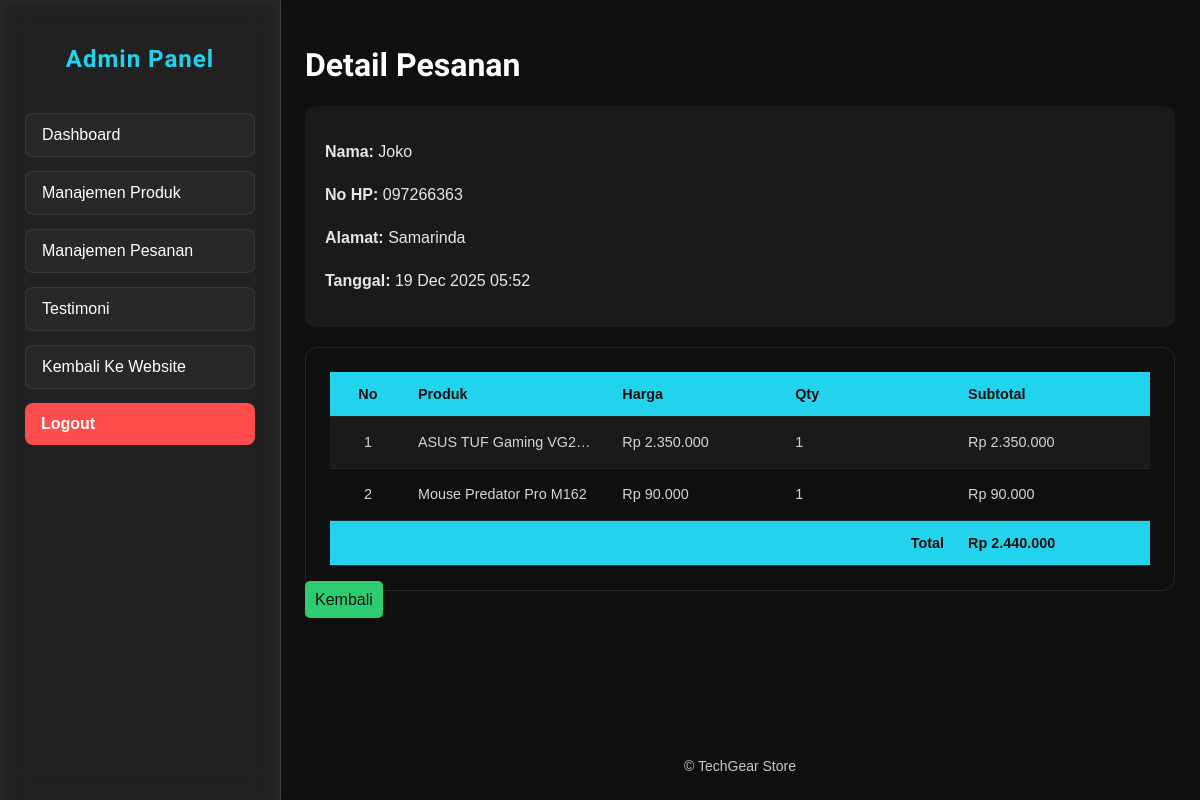
The page /pages/admin/detailPesanan.php?id=8 (signed in) on the database its author committed.
### tables this page shows
CREATE TABLE `orders` (
  `id` int(11) NOT NULL,
  `customer_name` varchar(100) DEFAULT NULL,
  `phone` varchar(20) DEFAULT NULL,
  `address` text DEFAULT NULL,
  `total` int(11) DEFAULT NULL,
  `status` enum('pending','processing','completed','archived') NOT NULL DEFAULT 'pending',
  `created_at` timestamp NOT NULL DEFAULT current_timestamp()
);

CREATE TABLE `order_items` (
  `id` int(11) NOT NULL,
  `order_id` int(11) DEFAULT NULL,
  `product_name` varchar(100) DEFAULT NULL,
  `price` int(11) DEFAULT NULL,
  `qty` int(11) DEFAULT NULL
);

### pages/admin/detailPesanan.php (the view, shortened to what this page needs)
<?php
include '../../config/koneksi.php';
$id = (int) $_GET['id'];
$order = mysqli_query(
    $conn,
    "SELECT * FROM orders WHERE id = $id"
);
$data = mysqli_fetch_assoc($order);
$items = mysqli_query(
    $conn,
    "SELECT * FROM order_items WHERE order_id = $id"
);
?>
<?php include 'metaAdmin.php'; ?>
<body>
<?php include 'sidebar.php'; ?>
<div class="main-content">
    <div class="content-wrapper">
        <header>
            <h1>Detail Pesanan</h1>
        </header>
        <div class="order-info">
            <p><strong>Nama:</strong> <?= htmlspecialchars($data['customer_name']); ?></p>
            <p><strong>No HP:</strong> <?= htmlspecialchars($data['phone']); ?></p>
            <p><strong>Alamat:</strong> <?= htmlspecialchars($data['address']); ?></p>
            <p><strong>Tanggal:</strong> <?= date('d M Y H:i', strtotime($data['created_at'])); ?></p>
        </div>
        <div class="table-wrapper">
            <table>
                <tr>
                    <th>No</th>
                    <th>Produk</th>
                    <th>Harga</th>
                    <th>Qty</th>
                    <th>Subtotal</th>
                </tr>
                <?php
                $no = 1;
                $total = 0;
                while ($row = mysqli_fetch_assoc($items)):
                    $subtotal = $row['price'] * $row['qty'];
                    $total += $subtotal;
                ?>
                <tr>
                    <td><?= $no++; ?></td>
                    <td><?= htmlspecialchars($row['product_name']); ?></td>
                    <td>Rp <?= number_format($row['price'],0,',','.'); ?></td>
                    <td><?= $row['qty']; ?></td>
                    <td>Rp <?= number_format($subtotal,0,',','.'); ?></td>
                </tr>
                <?php endwhile; ?>
                <tr>
                    <th colspan="4" style="text-align:right;">Total</th>
                    <th>Rp <?= number_format($total,0,',','.'); ?></th>
                </tr>
            </table>
        </div>
        <div class="cart-action">
            <a href="manajemenPesanan.php" class="btn-back">Kembali</a>
        </div>
    </div>
<?php include 'footerAdmin.php'; ?>

### assets/css/adminStyles/pesanan.css (style rules this page uses)
.order-info { background: var(--color-secondary); padding: 16px 20px; border-radius: 10px; margin-bottom: 20px; color: #e5e7eb; line-height: 1.7; }
.cart-action .btn-back { background: #2ecc71; text-decoration: none; padding: 10px; border-radius: 5px; color: var(--color-tertiary); }

### assets/css/adminStyles/global.css (style rules this page uses)
:root { --color-primary: #22d3ee; --color-primary-hover: #a1e9f4; --color-secondary: #1a1a1a; --color-tertiary: #0f0f0f; --glass-bg: rgba(255, 255, 255, 0.08); --glass-border: rgba(255, 255, 255, 0.15); }
* { scroll-behavior: smooth; }
h1,h2,h3 { font-family: 'Orbitron', sans-serif; }
body { margin: 0; font-family: Arial, sans-serif; background-color: var(--color-tertiary); color: var(--color-text); }
.main-content { margin-left: 280px; color: white; transition: 0.3s ease; min-height: 100vh; display: flex; flex-direction: column; padding: 0; }
.content-wrapper { padding: 25px 25px 0 25px; flex: 1; }

### assets/css/adminStyles/testi.css (style rules this page uses)
.table-wrapper { background: var(--color-tertiary); padding: 24px; border-radius: 12px; border: 1px solid #1f2933; overflow-x: auto; }
.table-wrapper table { width: 100%; min-width: 700px; border-collapse: collapse; table-layout: fixed; font-family: Arial, sans-serif; font-size: 0.9rem; color: #e5e7eb; }
.table-wrapper th { background: var(--color-primary); color: var(--color-tertiary); font-weight: 600; padding: 14px 12px; text-align: left; border-bottom: 1px solid #1f2933; white-space: nowrap; }
.table-wrapper td { padding: 14px 12px; border-bottom: 1px solid #1f2933; color: #d1d5db; line-height: 1.6; vertical-align: middle; overflow: hidden; text-overflow: ellipsis; white-space: nowrap; }
.table-wrapper tr:nth-child(even) { background-color: var(--color-secondary); }
.table-wrapper th:nth-child(1), .table-wrapper td:nth-child(1) { width: 48px; text-align: center; }
.table-wrapper th:nth-child(2), .table-wrapper td:nth-child(2) { width: 22%; }
.table-wrapper th:nth-child(3), .table-wrapper td:nth-child(3) { width: 140px; }
.table-wrapper th:nth-child(4), .table-wrapper td:nth-child(4) { width: 140px; }
.table-wrapper th:nth-child(5), .table-wrapper td:nth-child(5) { width: 160px; }

### rows shown on the page
orders: customer_name "Joko", phone "097266363", address "Samarinda", created_at "19 Dec 2025 05:52"
order_items: product_name "ASUS TUF Gaming VG2…", price "2.350.000", qty "1", subtotal "2.350.000"
order_items: product_name "Mouse Predator Pro M162", price "90.000", qty "1", subtotal "90.000"

### other values the page prints
$total "2.440.000"
